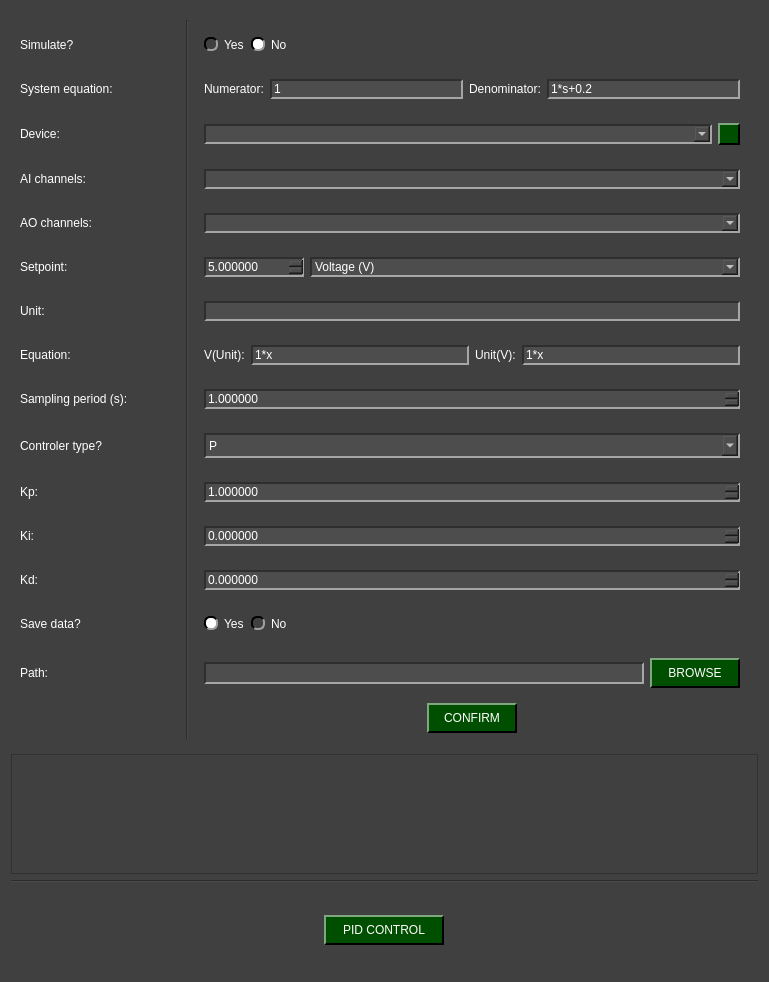
<?xml version="1.0" encoding="UTF-8"?>
<ui version="4.0">
 <class>Arduino_PID_Control</class>
 <widget class="QWidget" name="Arduino_PID_Control">
  <property name="geometry">
   <rect>
    <x>0</x>
    <y>0</y>
    <width>769</width>
    <height>982</height>
   </rect>
  </property>
  <property name="windowTitle">
   <string>Form</string>
  </property>
  <property name="styleSheet">
   <string notr="true">QWidget{
	background-color: rgb(64, 64, 64);
}

QTabWidget::pane { 
   border: 1px solid rgb(166, 166, 166);
}

QTabBar::tab {
  	background-color: rgb(77, 77, 77);
 }

 QTabBar::tab:selected {
  	background-color: rgb(140, 140, 140);
	padding-top: 2px;
	padding-bottom: 2px;
	padding-left: 12px;
	padding-right: 12px;
 }

 QTabBar::tab:selected:hover {
  	background-color: rgb(140, 140, 140);
	padding-top: 2px;
	padding-bottom: 2px;
	padding-left: 12px;
	padding-right: 12px;
 }

 QTabBar::tab:hover {
  	background-color: rgb(109, 109, 109);
	padding-top: 2px;
	padding-bottom: 2px;
	padding-left: 12px;
	padding-right: 12px;
 }

 QTabBar::tab:middle {
	border-right: 1px dashed rgb(166, 166, 166);
	border-left: 1px dashed rgb(166, 166, 166);
	padding-top: 2px;
	padding-bottom: 2px;
	padding-left: 12px;
	padding-right: 12px;
 }

 QTabBar::tab:last {
	border-top-right-radius: 10px;
	padding-top: 2px;
	padding-bottom: 2px;
	padding-left: 12px;
	padding-right: 12px;
 }

 QTabBar::tab:first {
	border-top-left-radius: 10px;
	padding-top: 2px;
	padding-bottom: 2px;
	padding-left: 12px;
	padding-right: 12px;
 }


QComboBox QAbstractItemView {
    background-color: rgb(77, 77, 77);
}

QComboBox QAbstractItemView::item:focus{
    background-color: rgb(140, 140, 140);
}

QDoubleSpinBox{
	background-color: rgb(77, 77, 77);
	
	border-top: 1.5px solid rgb(46, 46, 46);
	border-left: 1.5px solid rgb(46, 46, 46);

	border-bottom: 1.5px solid rgb(166, 166, 166);
	border-right: 1.5px solid rgb(166, 166, 166);
}

QDoubleSpinBox::up-button{
    image: url(:/imgs/imgs/drop_up_arrow.png);
	width: 11px;

	background-color: rgb(0, 79, 0);
	border-top: 1.5px solid rgb(127, 167, 127);
	border-left: 1.5px solid rgb(127, 167, 127);

	border-bottom: 1.5px solid rgb(0, 0, 0);
	border-right: 1.5px solid rgb(0, 0, 0);
}

QDoubleSpinBox::up-button:pressed{
	border: 2px solid rgb(255, 255, 255);
}

QDoubleSpinBox::up-button:hover{
	background-color: rgb(0, 50, 0);
}

QDoubleSpinBox::down-button{
    image: url(:/imgs/imgs/drop_down_arrow.png);
	width: 11px;

	background-color: rgb(0, 79, 0);
	border-top: 1.5px solid rgb(127, 167, 127);
	border-left: 1.5px solid rgb(127, 167, 127);

	border-bottom: 1.5px solid rgb(0, 0, 0);
	border-right: 1.5px solid rgb(0, 0, 0);
}

QDoubleSpinBox::down-button:pressed{
	border: 2px solid rgb(255, 255, 255);
}

QDoubleSpinBox::down-button:hover{
	background-color: rgb(0, 50, 0);
}

QWidget#centralwidget{
	background-color: rgb(64, 64, 64);
}

QWidget{
	color: rgb(255, 255, 255);
}

QComboBox{
	background-color: rgb(77, 77, 77);
	
	border-top: 1.5px solid rgb(46, 46, 46);
	border-left: 1.5px solid rgb(46, 46, 46);

	border-bottom: 1.5px solid rgb(166, 166, 166);
	border-right: 1.5px solid rgb(166, 166, 166);
}


QComboBox::drop-down{
	image: url(:/imgs/imgs/drop_down_arrow.png);
	width: 11px;

	background-color: rgb(0, 79, 0);
	border-top: 2px solid rgb(127, 167, 127);
	border-left: 2px solid rgb(127, 167, 127);

	border-bottom: 2px solid rgb(0, 0, 0);
	border-right: 2px solid rgb(0, 0, 0);
}

QComboBox::drop-down:hover{
	background-color: rgb(0, 50, 0);
}

QComboBox::drop-down:pressed{
	border: 2px solid rgb(255, 255, 255);
}

QPushButton{
	background-color: rgb(0, 79, 0);

	border-top: 1.5px solid rgb(127, 167, 127);
	border-left: 1.5px solid rgb(127, 167, 127);

	border-bottom: 1.5px solid rgb(0, 0, 0);
	border-right: 1.5px solid rgb(0, 0, 0);

	
	font: 12pt &quot;Helvetica&quot;;
	text-align:center;
}

QWidget{
	font: 12pt &quot;Helvetica&quot;;
}

QPushButton:hover{
	background-color: rgb(0, 50, 0);
}

QPushButton:pressed{
	border: 2px solid rgb(255, 255, 255);
}

QLineEdit{
	background-color: rgb(77, 77, 77);
	border-top: 1.5px solid rgb(46, 46, 46);
	border-left: 1.5px solid rgb(46, 46, 46);

	border-bottom: 1.5px solid rgb(166, 166, 166);
	border-right: 1.5px solid rgb(166, 166, 166);
}

QRadioButton::indicator{
	border-radius: 6px;
	border-top: 1.5px solid rgb(0, 0, 0);
	border-left: 1.5px solid rgb(0, 0, 0);

	border-bottom: 1.5px solid rgb(160, 160, 160);
	border-right: 1.5px solid rgb(160, 160, 160);
}

QRadioButton::indicator::checked{
	background-color: white;
}

QRadioButton::indicator::unchecked:hover{
	background-color: #9F9F9F;
}

QRadioButton::indicator::pressed{
	border: 1.5px solid #505050
}

QPushButton#reload_devices{
	image: url(:/imgs/imgs/reload.png);
	width: 11px;
	background-color: rgb(0, 79, 0);

	border-top: 1.5px solid rgb(127, 167, 127);
	border-left: 1.5px solid rgb(127, 167, 127);

	border-bottom: 1.5px solid rgb(0, 0, 0);
	border-right: 1.5px solid rgb(0, 0, 0);

	
	font: 12pt &quot;Helvetica&quot;;
	text-align:center;
}

QPushButton#reload_devices:hover{
	background-color: rgb(0, 50, 0);
}

QPushButton#reload_devices:pressed{
	border: 2px solid rgb(255, 255, 255);
}

QDoubleSpinBox{
	background-color: rgb(77, 77, 77);
	
	border-top: 1.5px solid rgb(46, 46, 46);
	border-left: 1.5px solid rgb(46, 46, 46);

	border-bottom: 1.5px solid rgb(166, 166, 166);
	border-right: 1.5px solid rgb(166, 166, 166);
}

QDoubleSpinBox:disabled {
    background-color: rgb(50, 50, 50);
    
    border-top: 1.5px solid rgb(30, 30, 30);
    border-left: 1.5px solid rgb(30, 30, 30);
    
    border-bottom: 1.5px solid rgb(100, 100, 100);
    border-right: 1.5px solid rgb(100, 100, 100);
    
    color: rgb(150, 150, 150);
}

QDoubleSpinBox::up-button{
    image: url(:/imgs/imgs/drop_up_arrow.png);
	width: 11px;

	background-color: rgb(0, 79, 0);
	border-top: 1.5px solid rgb(127, 167, 127);
	border-left: 1.5px solid rgb(127, 167, 127);

	border-bottom: 1.5px solid rgb(0, 0, 0);
	border-right: 1.5px solid rgb(0, 0, 0);
}

QDoubleSpinBox::up-button:pressed{
	border: 2px solid rgb(255, 255, 255);
}

QDoubleSpinBox::up-button:hover{
	background-color: rgb(0, 50, 0);
}

QDoubleSpinBox::down-button{
    image: url(:/imgs/imgs/drop_down_arrow.png);
	width: 11px;

	background-color: rgb(0, 79, 0);
	border-top: 1.5px solid rgb(127, 167, 127);
	border-left: 1.5px solid rgb(127, 167, 127);

	border-bottom: 1.5px solid rgb(0, 0, 0);
	border-right: 1.5px solid rgb(0, 0, 0);
}

QDoubleSpinBox::down-button:pressed{
	border: 2px solid rgb(255, 255, 255);
}

QDoubleSpinBox::down-button:hover{
	background-color: rgb(0, 50, 0);
}

QLabel::toolTip {
    font: 12pt &quot;Helvetica&quot;;
    text-align: center;
    color: white; /* Cor do texto */
    background-color: rgb(64, 64, 64);; /* Cor de fundo */
}
</string>
  </property>
  <layout class="QGridLayout" name="gridLayout">
   <item row="3" column="0">
    <widget class="Line" name="line_3">
     <property name="minimumSize">
      <size>
       <width>0</width>
       <height>0</height>
      </size>
     </property>
     <property name="orientation">
      <enum>Qt::Orientation::Horizontal</enum>
     </property>
    </widget>
   </item>
   <item row="1" column="0">
    <widget class="QFrame" name="frame_equation">
     <property name="minimumSize">
      <size>
       <width>400</width>
       <height>120</height>
      </size>
     </property>
     <property name="frameShape">
      <enum>QFrame::Shape::StyledPanel</enum>
     </property>
     <property name="frameShadow">
      <enum>QFrame::Shadow::Raised</enum>
     </property>
     <layout class="QVBoxLayout" name="verticalLayout">
      <item>
       <widget class="QWidget" name="widget_image" native="true">
        <property name="minimumSize">
         <size>
          <width>0</width>
          <height>100</height>
         </size>
        </property>
        <layout class="QHBoxLayout" name="image_layout"/>
       </widget>
      </item>
     </layout>
    </widget>
   </item>
   <item row="0" column="0">
    <widget class="QWidget" name="widget_top" native="true">
     <layout class="QGridLayout" name="gridLayout_2">
      <item row="8" column="3">
       <widget class="QWidget" name="widget_equation" native="true">
        <layout class="QHBoxLayout" name="horizontalLayout_9">
         <item>
          <widget class="QLabel" name="label_vunit">
           <property name="text">
            <string>V(Unit):</string>
           </property>
          </widget>
         </item>
         <item>
          <widget class="QLineEdit" name="lineEdit_equationvu">
           <property name="text">
            <string>1*x</string>
           </property>
          </widget>
         </item>
         <item>
          <widget class="QLabel" name="label_unitv">
           <property name="text">
            <string>Unit(V):</string>
           </property>
          </widget>
         </item>
         <item>
          <widget class="QLineEdit" name="lineEdit_equationuv">
           <property name="text">
            <string>1*x</string>
           </property>
          </widget>
         </item>
        </layout>
       </widget>
      </item>
      <item row="2" column="0">
       <widget class="QLabel" name="label_system_equation">
        <property name="text">
         <string>System equation:</string>
        </property>
       </widget>
      </item>
      <item row="1" column="3">
       <widget class="QWidget" name="widget_simulate" native="true">
        <layout class="QHBoxLayout" name="horizontalLayout_11">
         <item>
          <widget class="QRadioButton" name="yes_simulate_radio">
           <property name="text">
            <string>Yes</string>
           </property>
           <attribute name="buttonGroup">
            <string notr="true">simulate_radio_group</string>
           </attribute>
          </widget>
         </item>
         <item>
          <widget class="QRadioButton" name="no_simulate_radio">
           <property name="text">
            <string>No</string>
           </property>
           <property name="checked">
            <bool>true</bool>
           </property>
           <attribute name="buttonGroup">
            <string notr="true">simulate_radio_group</string>
           </attribute>
          </widget>
         </item>
         <item>
          <spacer name="horizontalSpacer_2">
           <property name="orientation">
            <enum>Qt::Orientation::Horizontal</enum>
           </property>
           <property name="sizeHint" stdset="0">
            <size>
             <width>40</width>
             <height>20</height>
            </size>
           </property>
          </spacer>
         </item>
        </layout>
       </widget>
      </item>
      <item row="0" column="2" rowspan="18">
       <widget class="Line" name="line">
        <property name="minimumSize">
         <size>
          <width>0</width>
          <height>0</height>
         </size>
        </property>
        <property name="orientation">
         <enum>Qt::Orientation::Vertical</enum>
        </property>
       </widget>
      </item>
      <item row="4" column="0">
       <widget class="QLabel" name="label_ai_channel">
        <property name="text">
         <string>AI channels:</string>
        </property>
       </widget>
      </item>
      <item row="6" column="3">
       <widget class="QWidget" name="widget_setpoint" native="true">
        <layout class="QHBoxLayout" name="horizontalLayout_3">
         <item>
          <widget class="QDoubleSpinBox" name="doubleSpinBox_setpoint">
           <property name="minimumSize">
            <size>
             <width>100</width>
             <height>0</height>
            </size>
           </property>
           <property name="maximumSize">
            <size>
             <width>100</width>
             <height>16777215</height>
            </size>
           </property>
           <property name="decimals">
            <number>6</number>
           </property>
           <property name="maximum">
            <double>999999999999.000000000000000</double>
           </property>
           <property name="singleStep">
            <double>0.100000000000000</double>
           </property>
           <property name="value">
            <double>5.000000000000000</double>
           </property>
          </widget>
         </item>
         <item>
          <widget class="QComboBox" name="comboBox_setpoint">
           <property name="minimumSize">
            <size>
             <width>190</width>
             <height>0</height>
            </size>
           </property>
           <property name="maximumSize">
            <size>
             <width>9000000</width>
             <height>16777215</height>
            </size>
           </property>
           <item>
            <property name="text">
             <string>Voltage (V)</string>
            </property>
           </item>
           <item>
            <property name="text">
             <string>Temperature (C°)</string>
            </property>
           </item>
           <item>
            <property name="text">
             <string>Other</string>
            </property>
           </item>
          </widget>
         </item>
        </layout>
       </widget>
      </item>
      <item row="9" column="0">
       <widget class="QLabel" name="label_periody">
        <property name="minimumSize">
         <size>
          <width>0</width>
          <height>30</height>
         </size>
        </property>
        <property name="text">
         <string>Sampling period (s):</string>
        </property>
       </widget>
      </item>
      <item row="14" column="0">
       <widget class="QLabel" name="label_save">
        <property name="text">
         <string>Save data?</string>
        </property>
       </widget>
      </item>
      <item row="2" column="1">
       <widget class="QLabel" name="label_i_polinomial">
        <property name="toolTip">
         <string>&lt;html&gt;&lt;head/&gt;&lt;body&gt;&lt;p&gt;&lt;span style=&quot; font-size:14pt;&quot;&gt;Transfer function of a polynomial system G(s) = N(s) / D(s), where N(s) and D(s) are polynomials in s.&lt;/span&gt;&lt;/p&gt;&lt;/body&gt;&lt;/html&gt;</string>
        </property>
        <property name="text">
         <string>&lt;html&gt;&lt;head/&gt;&lt;body&gt;&lt;p&gt;&lt;img src=&quot;:/imgs/imgs/inform.png&quot;/&gt;&lt;/p&gt;&lt;/body&gt;&lt;/html&gt;</string>
        </property>
       </widget>
      </item>
      <item row="10" column="3">
       <widget class="QWidget" name="widget_type" native="true">
        <property name="minimumSize">
         <size>
          <width>100</width>
          <height>0</height>
         </size>
        </property>
        <layout class="QHBoxLayout" name="horizontalLayout_7">
         <item>
          <widget class="QComboBox" name="comboBox_type">
           <property name="minimumSize">
            <size>
             <width>0</width>
             <height>25</height>
            </size>
           </property>
           <property name="maximumSize">
            <size>
             <width>9000000</width>
             <height>16777215</height>
            </size>
           </property>
           <item>
            <property name="text">
             <string>P</string>
            </property>
           </item>
           <item>
            <property name="text">
             <string>PI</string>
            </property>
           </item>
           <item>
            <property name="text">
             <string>PD</string>
            </property>
           </item>
           <item>
            <property name="text">
             <string>PID</string>
            </property>
           </item>
          </widget>
         </item>
        </layout>
       </widget>
      </item>
      <item row="1" column="0">
       <widget class="QLabel" name="label_simulate">
        <property name="text">
         <string>Simulate?</string>
        </property>
       </widget>
      </item>
      <item row="10" column="0">
       <widget class="QLabel" name="label_type">
        <property name="minimumSize">
         <size>
          <width>0</width>
          <height>30</height>
         </size>
        </property>
        <property name="toolTip">
         <string>&lt;html&gt;&lt;head/&gt;&lt;body&gt;&lt;p&gt;&lt;img src=&quot;:/imgs/imgs/PID_Flow.png&quot;/&gt;&lt;/p&gt;&lt;/body&gt;&lt;/html&gt;</string>
        </property>
        <property name="text">
         <string>Controler type? </string>
        </property>
       </widget>
      </item>
      <item row="10" column="1">
       <widget class="QLabel" name="label_i_type">
        <property name="toolTip">
         <string>&lt;html&gt;&lt;head/&gt;&lt;body&gt;&lt;p&gt;&lt;img src=&quot;:/imgs/imgs/PID_Flow.png&quot;/&gt;&lt;/p&gt;&lt;/body&gt;&lt;/html&gt;</string>
        </property>
        <property name="text">
         <string>&lt;html&gt;&lt;head/&gt;&lt;body&gt;&lt;p&gt;&lt;img src=&quot;:/imgs/imgs/inform.png&quot;/&gt;&lt;/p&gt;&lt;/body&gt;&lt;/html&gt;</string>
        </property>
       </widget>
      </item>
      <item row="13" column="0">
       <widget class="QLabel" name="label_kd">
        <property name="minimumSize">
         <size>
          <width>0</width>
          <height>30</height>
         </size>
        </property>
        <property name="text">
         <string>Kd:</string>
        </property>
       </widget>
      </item>
      <item row="11" column="0">
       <widget class="QLabel" name="label_kp">
        <property name="minimumSize">
         <size>
          <width>0</width>
          <height>30</height>
         </size>
        </property>
        <property name="text">
         <string>Kp:</string>
        </property>
       </widget>
      </item>
      <item row="15" column="0">
       <widget class="QLabel" name="label_path">
        <property name="text">
         <string>Path:</string>
        </property>
       </widget>
      </item>
      <item row="6" column="0">
       <widget class="QLabel" name="label_setpoint">
        <property name="minimumSize">
         <size>
          <width>0</width>
          <height>30</height>
         </size>
        </property>
        <property name="text">
         <string>Setpoint:</string>
        </property>
       </widget>
      </item>
      <item row="12" column="3">
       <widget class="QWidget" name="widget_ki" native="true">
        <layout class="QHBoxLayout" name="horizontalLayout_4">
         <item>
          <widget class="QDoubleSpinBox" name="doubleSpinBox_ki">
           <property name="decimals">
            <number>6</number>
           </property>
           <property name="maximum">
            <double>999999999999.000000000000000</double>
           </property>
           <property name="singleStep">
            <double>0.010000000000000</double>
           </property>
          </widget>
         </item>
        </layout>
       </widget>
      </item>
      <item row="3" column="0">
       <widget class="QLabel" name="label_arduino">
        <property name="minimumSize">
         <size>
          <width>154</width>
          <height>30</height>
         </size>
        </property>
        <property name="maximumSize">
         <size>
          <width>160</width>
          <height>16777215</height>
         </size>
        </property>
        <property name="text">
         <string>Device:</string>
        </property>
       </widget>
      </item>
      <item row="2" column="3">
       <widget class="QWidget" name="widget_polynomial" native="true">
        <layout class="QHBoxLayout" name="horizontalLayout_13">
         <item>
          <widget class="QLabel" name="label_numerator">
           <property name="text">
            <string>Numerator:</string>
           </property>
          </widget>
         </item>
         <item>
          <widget class="QLineEdit" name="lineEdit_numerator">
           <property name="text">
            <string>1</string>
           </property>
          </widget>
         </item>
         <item>
          <widget class="QLabel" name="label_denominator">
           <property name="text">
            <string>Denominator:</string>
           </property>
          </widget>
         </item>
         <item>
          <widget class="QLineEdit" name="lineEdit_denominator">
           <property name="text">
            <string>1*s+0.2</string>
           </property>
          </widget>
         </item>
        </layout>
       </widget>
      </item>
      <item row="11" column="3">
       <widget class="QWidget" name="widget_kp" native="true">
        <layout class="QHBoxLayout" name="horizontalLayout_6">
         <item>
          <widget class="QDoubleSpinBox" name="doubleSpinBox_kp">
           <property name="decimals">
            <number>6</number>
           </property>
           <property name="maximum">
            <double>999999999999.000000000000000</double>
           </property>
           <property name="singleStep">
            <double>0.010000000000000</double>
           </property>
           <property name="value">
            <double>1.000000000000000</double>
           </property>
          </widget>
         </item>
        </layout>
       </widget>
      </item>
      <item row="14" column="3">
       <widget class="QWidget" name="widget_save" native="true">
        <layout class="QHBoxLayout" name="horizontalLayout_12">
         <item>
          <widget class="QRadioButton" name="yes_save_radio">
           <property name="text">
            <string>Yes</string>
           </property>
           <property name="checked">
            <bool>true</bool>
           </property>
           <attribute name="buttonGroup">
            <string notr="true">save_radio_group</string>
           </attribute>
          </widget>
         </item>
         <item>
          <widget class="QRadioButton" name="no_save_radio">
           <property name="text">
            <string>No</string>
           </property>
           <attribute name="buttonGroup">
            <string notr="true">save_radio_group</string>
           </attribute>
          </widget>
         </item>
         <item>
          <spacer name="horizontalSpacer">
           <property name="orientation">
            <enum>Qt::Orientation::Horizontal</enum>
           </property>
           <property name="sizeHint" stdset="0">
            <size>
             <width>40</width>
             <height>20</height>
            </size>
           </property>
          </spacer>
         </item>
        </layout>
       </widget>
      </item>
      <item row="13" column="3" alignment="Qt::AlignmentFlag::AlignVCenter">
       <widget class="QWidget" name="widget_kd" native="true">
        <layout class="QHBoxLayout" name="horizontalLayout_5">
         <item>
          <widget class="QDoubleSpinBox" name="doubleSpinBox_kd">
           <property name="decimals">
            <number>6</number>
           </property>
           <property name="maximum">
            <double>999999999999.000000000000000</double>
           </property>
           <property name="singleStep">
            <double>0.010000000000000</double>
           </property>
          </widget>
         </item>
        </layout>
       </widget>
      </item>
      <item row="15" column="3" alignment="Qt::AlignmentFlag::AlignVCenter">
       <widget class="QWidget" name="widget_path" native="true">
        <layout class="QHBoxLayout" name="horizontalLayout_10">
         <item>
          <widget class="QLineEdit" name="path_line_edit">
           <property name="minimumSize">
            <size>
             <width>0</width>
             <height>22</height>
            </size>
           </property>
          </widget>
         </item>
         <item>
          <widget class="QPushButton" name="path_folder_browse">
           <property name="minimumSize">
            <size>
             <width>90</width>
             <height>30</height>
            </size>
           </property>
           <property name="text">
            <string> BROWSE </string>
           </property>
          </widget>
         </item>
        </layout>
       </widget>
      </item>
      <item row="7" column="0">
       <widget class="QLabel" name="label_unit">
        <property name="minimumSize">
         <size>
          <width>0</width>
          <height>30</height>
         </size>
        </property>
        <property name="text">
         <string>Unit:</string>
        </property>
       </widget>
      </item>
      <item row="8" column="1">
       <widget class="QLabel" name="label_i_equation">
        <property name="maximumSize">
         <size>
          <width>24</width>
          <height>16777215</height>
         </size>
        </property>
        <property name="toolTip">
         <string>&lt;html&gt;&lt;head/&gt;&lt;body&gt;&lt;p&gt;The equation should be written as a polynomial, for example: A*x²+B*x+C&lt;/p&gt;&lt;/body&gt;&lt;/html&gt;</string>
        </property>
        <property name="text">
         <string>&lt;!DOCTYPE HTML PUBLIC &quot;-//W3C//DTD HTML 4.0//EN&quot; &quot;http://www.w3.org/TR/REC-html40/strict.dtd&quot;&gt;
&lt;html&gt;&lt;head&gt;&lt;meta name=&quot;qrichtext&quot; content=&quot;1&quot; /&gt;&lt;meta charset=&quot;utf-8&quot; /&gt;&lt;style type=&quot;text/css&quot;&gt;
p, li { white-space: pre-wrap; }
hr { height: 1px; border-width: 0; }
li.unchecked::marker { content: &quot;\2610&quot;; }
li.checked::marker { content: &quot;\2612&quot;; }
&lt;/style&gt;&lt;/head&gt;&lt;body style=&quot; font-family:'Helvetica'; font-size:12pt; font-weight:400; font-style:normal;&quot;&gt;
&lt;p style=&quot; margin-top:12px; margin-bottom:12px; margin-left:0px; margin-right:0px; -qt-block-indent:0; text-indent:0px;&quot;&gt;&lt;img src=&quot;:/imgs/imgs/inform.png&quot; /&gt;&lt;/p&gt;&lt;/body&gt;&lt;/html&gt;</string>
        </property>
       </widget>
      </item>
      <item row="7" column="3" alignment="Qt::AlignmentFlag::AlignVCenter">
       <widget class="QWidget" name="widget_unit" native="true">
        <layout class="QHBoxLayout" name="horizontalLayout">
         <item>
          <widget class="QLineEdit" name="lineEdit_unit"/>
         </item>
        </layout>
       </widget>
      </item>
      <item row="16" column="3" alignment="Qt::AlignmentFlag::AlignHCenter">
       <widget class="QPushButton" name="pushButton_confirm">
        <property name="minimumSize">
         <size>
          <width>90</width>
          <height>30</height>
         </size>
        </property>
        <property name="maximumSize">
         <size>
          <width>110</width>
          <height>16777215</height>
         </size>
        </property>
        <property name="text">
         <string> CONFIRM </string>
        </property>
       </widget>
      </item>
      <item row="8" column="0">
       <widget class="QLabel" name="label_equation">
        <property name="minimumSize">
         <size>
          <width>0</width>
          <height>30</height>
         </size>
        </property>
        <property name="toolTip">
         <string>&lt;html&gt;&lt;head/&gt;&lt;body&gt;&lt;p&gt;&lt;span style=&quot; font-size:14pt;&quot;&gt;The equation should be written in the for: Ax²+Bx+C&lt;/span&gt;&lt;/p&gt;&lt;/body&gt;&lt;/html&gt;</string>
        </property>
        <property name="styleSheet">
         <string notr="true">QLabel::toolTip {
    font: 12pt &quot;Helvetica&quot;;
    text-align: center;
    color: white;  /* Cor do texto */
    background-color: rgb(64, 64, 64);  /* Cor de fundo */
}
</string>
        </property>
        <property name="text">
         <string>&lt;html&gt;&lt;head/&gt;&lt;body&gt;&lt;p&gt;Equation: &lt;/p&gt;&lt;/body&gt;&lt;/html&gt;</string>
        </property>
       </widget>
      </item>
      <item row="12" column="0">
       <widget class="QLabel" name="label_ki">
        <property name="minimumSize">
         <size>
          <width>0</width>
          <height>30</height>
         </size>
        </property>
        <property name="text">
         <string>Ki:</string>
        </property>
       </widget>
      </item>
      <item row="9" column="3">
       <widget class="QWidget" name="widget_period" native="true">
        <layout class="QHBoxLayout" name="horizontalLayout_8">
         <item>
          <widget class="QDoubleSpinBox" name="doubleSpinBox_period">
           <property name="decimals">
            <number>6</number>
           </property>
           <property name="maximum">
            <double>999999999999.000000000000000</double>
           </property>
           <property name="singleStep">
            <double>0.010000000000000</double>
           </property>
           <property name="value">
            <double>1.000000000000000</double>
           </property>
          </widget>
         </item>
        </layout>
       </widget>
      </item>
      <item row="3" column="3">
       <widget class="QWidget" name="widget_arduino" native="true">
        <layout class="QHBoxLayout" name="horizontalLayout_2">
         <item>
          <widget class="QComboBox" name="comboBox_arduino">
           <property name="minimumSize">
            <size>
             <width>0</width>
             <height>0</height>
            </size>
           </property>
           <property name="maximumSize">
            <size>
             <width>9000000</width>
             <height>16777215</height>
            </size>
           </property>
          </widget>
         </item>
         <item>
          <widget class="QPushButton" name="reload_devices">
           <property name="minimumSize">
            <size>
             <width>22</width>
             <height>22</height>
            </size>
           </property>
           <property name="maximumSize">
            <size>
             <width>22</width>
             <height>22</height>
            </size>
           </property>
           <property name="text">
            <string/>
           </property>
          </widget>
         </item>
        </layout>
       </widget>
      </item>
      <item row="5" column="0">
       <widget class="QLabel" name="label_ao_channel">
        <property name="text">
         <string>AO channels:</string>
        </property>
       </widget>
      </item>
      <item row="4" column="3">
       <widget class="QWidget" name="widget_ai_channel" native="true">
        <layout class="QHBoxLayout" name="horizontalLayout_14">
         <item>
          <widget class="QComboBox" name="ai_channel_combo"/>
         </item>
        </layout>
       </widget>
      </item>
      <item row="5" column="3">
       <widget class="QWidget" name="widget_ao_channel" native="true">
        <layout class="QHBoxLayout" name="horizontalLayout_15">
         <item>
          <widget class="QComboBox" name="ao_channel_combo"/>
         </item>
        </layout>
       </widget>
      </item>
     </layout>
    </widget>
   </item>
   <item row="4" column="0" alignment="Qt::AlignmentFlag::AlignHCenter|Qt::AlignmentFlag::AlignVCenter">
    <widget class="QPushButton" name="pushButton_start">
     <property name="minimumSize">
      <size>
       <width>120</width>
       <height>30</height>
      </size>
     </property>
     <property name="maximumSize">
      <size>
       <width>150</width>
       <height>30</height>
      </size>
     </property>
     <property name="text">
      <string>PID CONTROL</string>
     </property>
    </widget>
   </item>
  </layout>
 </widget>
 <resources>
  <include location="resources_1.qrc"/>
 </resources>
 <connections/>
 <buttongroups>
  <buttongroup name="simulate_radio_group"/>
  <buttongroup name="save_radio_group"/>
 </buttongroups>
</ui>
